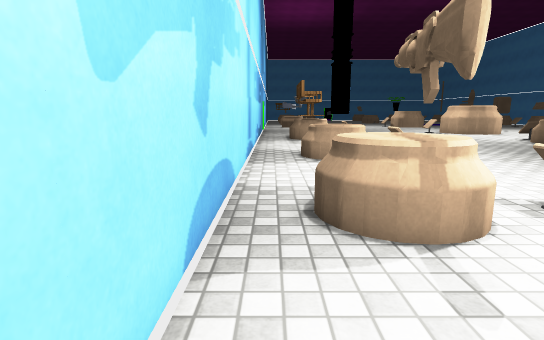
[1] (above)

24 first-person views from a walk through a scene from a Unity 3-D project. The camera is 1.2 m above the floor, tilts 10° down and sees 80° across. The floor is counted in squares, 0.65 m on a side. Each view is taken from the middle of a square. On the plan, view 1 faces up. The plan holds only what a view shows up to about 17 squares ahead; the rest is blank. The place goes on beyond the plan. The player is left out. Some surface patterns are stand-ins.

[2]
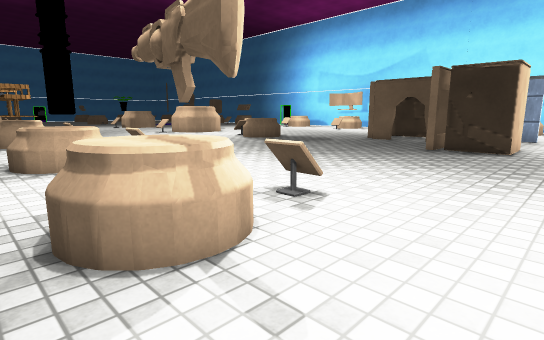

[3]
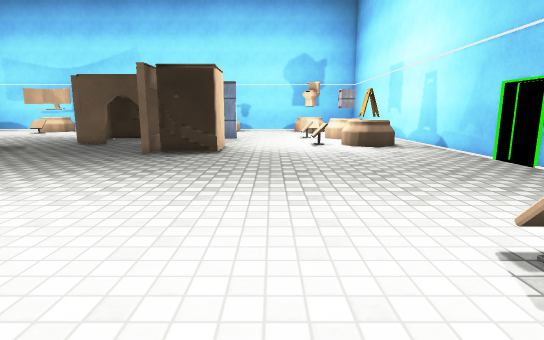

[4]
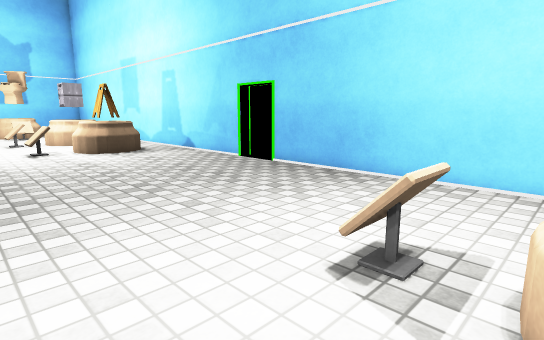

[5]
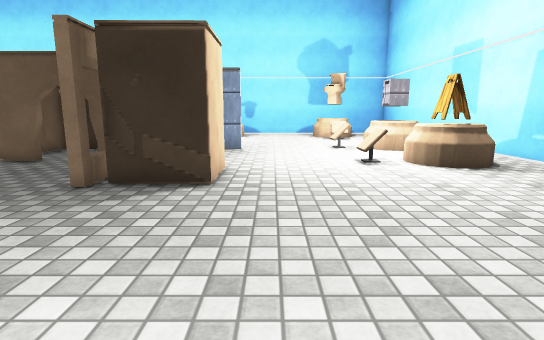

[6]
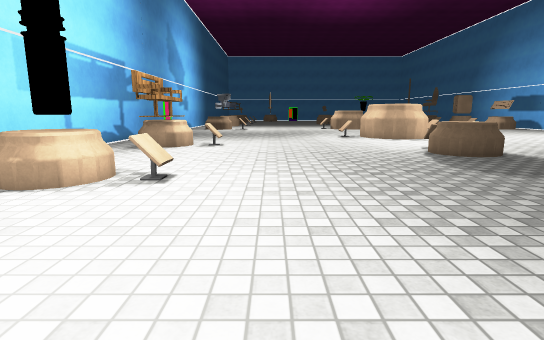

[7]
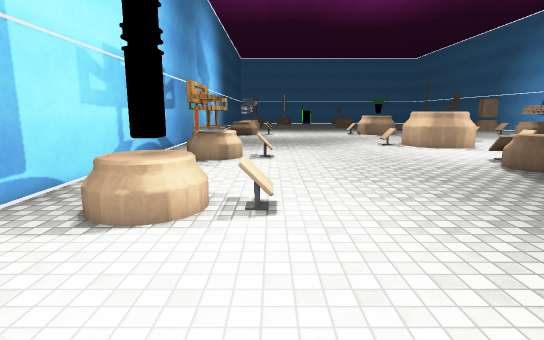

[8]
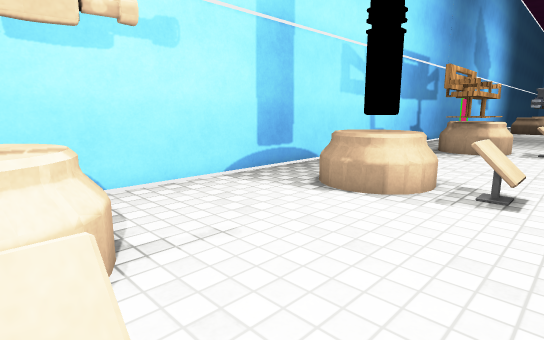

[9]
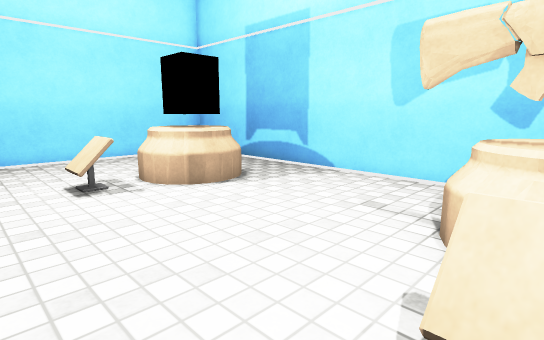

[10]
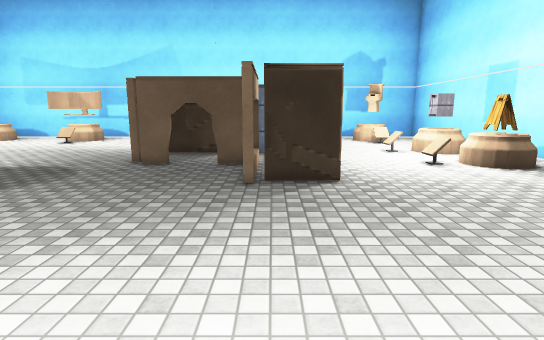

[11]
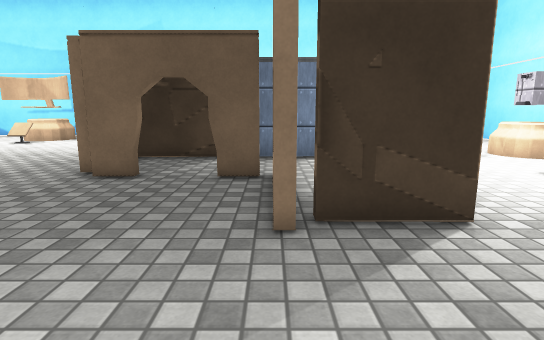

[12]
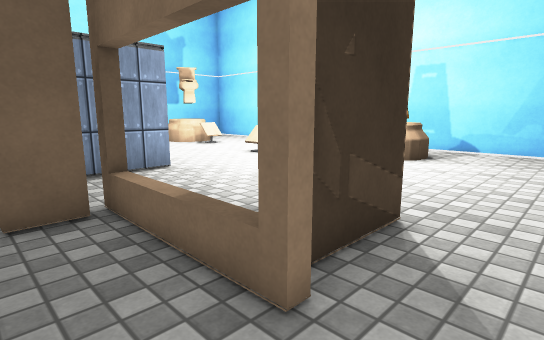

[13]
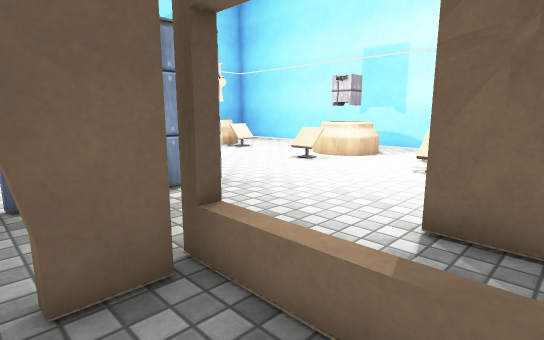

[14]
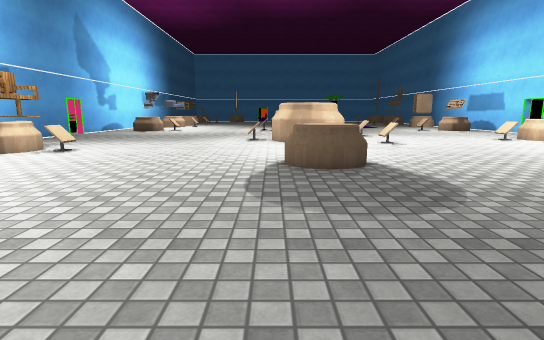

[15]
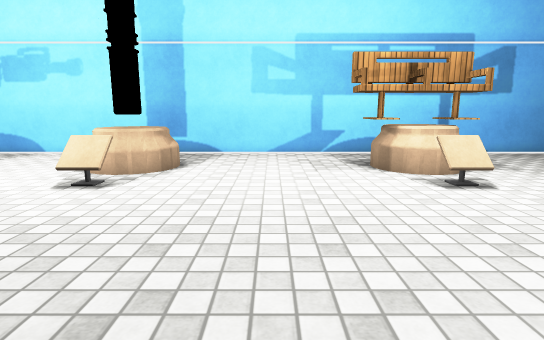

[16]
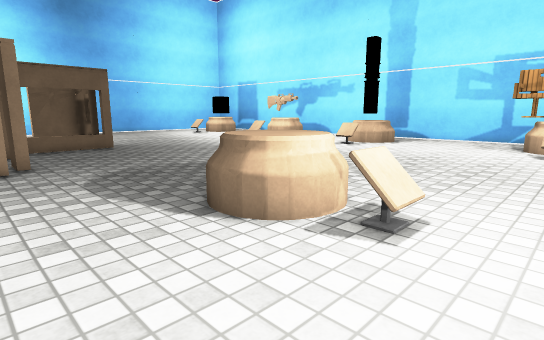

[17]
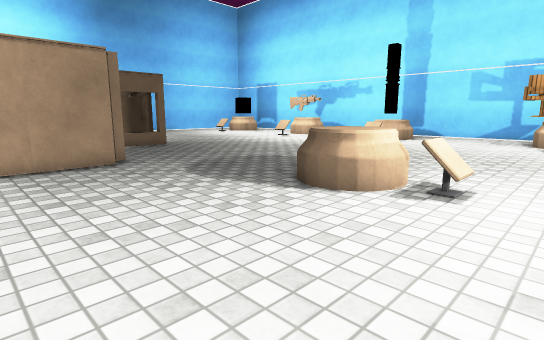

[18]
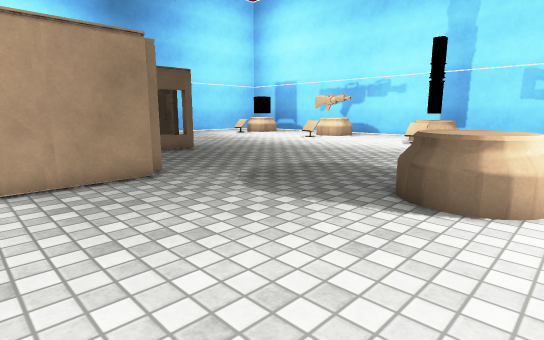

[19]
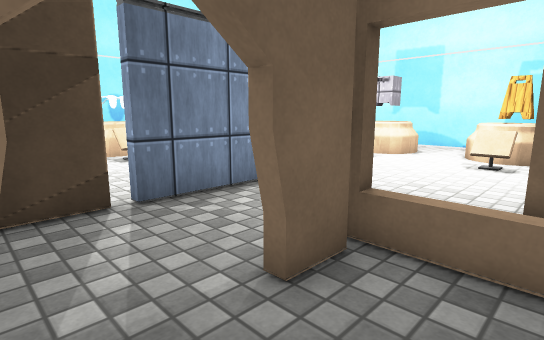

[20]
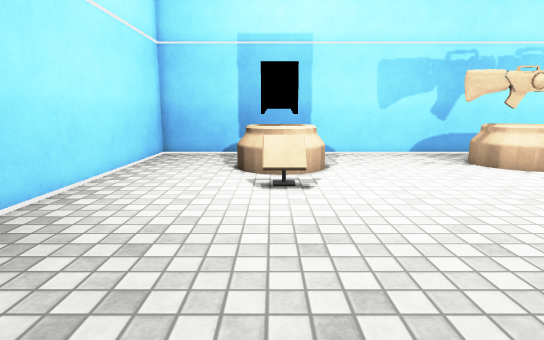

[21]
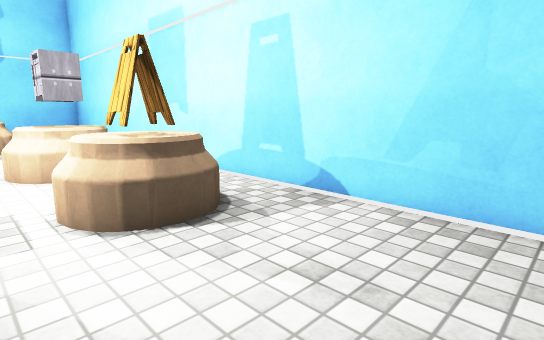

[22]
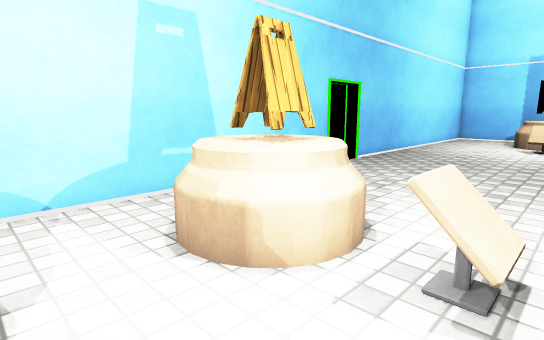

[23]
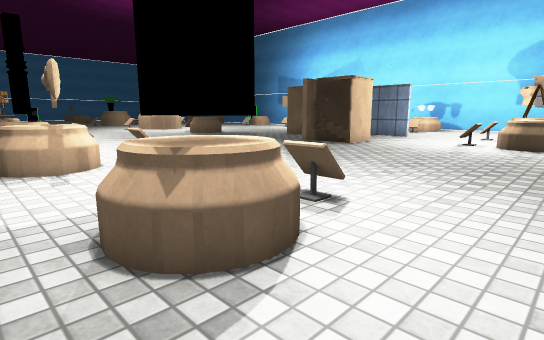

[24]
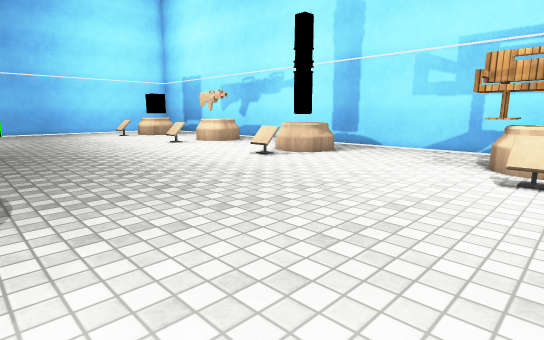

### Floor plan
Points are (right, up) in squares from view 1. A wall is a line through its corners. A room is listed if a view was taken in it or the views show most of it. See-through windows are left out.
Room 1 (views 1, 2, 3, 4, 5, 6, 7, 8, 9, 10, 11, 12, 13, 14, 15, 16, 17, 18, 19, 20, 21, 22, 23, 24)
walls: (16.8, 6.6) (16.8, 7) (17.2, 7); (17.6, 6.4) (17.6, 5.8); (18.2, 3.9) (19.9, 3.9); (21.2, 10.4) (21.2, 12.2) (21.6, 12.2); (21.6, 7.4) (21.2, 7.4) (21.2, 9.2); (19.9, 3.6) (17.3, 3.6) (17.3, 6.6); (21.8, 12.5) (21.8, 12.9) (25.4, 12.9); (15, -8.8) (15, -8.1) (26.5, -8.1); (-1, 25.5) (-1, -8.1) (13, -8.1) (13, -8.6)
ways out: opening at (21.5, 10); opening at (23.5, 9)
objects: other object (1, -4) to (4, -1); other object (1, 5) to (4, 7); other object (1, 13) to (4, 16); other object (1, 24); other object (2, -3) to (3, -2); rifle (2, 4) to (3, 6); other object (2, 22) to (4, 25); other object (3, 14); other object (4, 24); other object (5, -2); other object (5, 25); other object (17, 19) to (19, 22); other object (19, 22); other object (20, -6) to (23, -3); sign (21, -5) to (22, -4); other object (22, -2); other object (25, -6) to (26, -3); other object (25, 4) to (26, 8); other object (26, -5) to (26, -4)

Where each view was taken, in squares from view 1:
view 1: 0 up, 0 right, facing up
view 2: 1 up, 0 right, facing up-right
view 3: 1 up, 2 right, facing right
view 4: 1 up, 4 right, facing down-right
view 5: 2 up, 9 right, facing right
view 6: 5 up, 9 right, facing up
view 7: 6 up, 6 right, facing up
view 8: 6 up, 7 right, facing up-left
view 9: 6 up, 8 right, facing down-left
view 10: 6 up, 6 right, facing right
view 11: 7 up, 12 right, facing right
view 12: 9 up, 15 right, facing down-right
view 13: 9 up, 18 right, facing down-right
view 14: 8 up, 16 right, facing up
view 15: 19 up, 14 right, facing left
view 16: 25 up, 23 right, facing down-left
view 17: 25 up, 26 right, facing down-left
view 18: 22 up, 26 right, facing down-left
view 19: 11 up, 19 right, facing down-right
view 20: 3 down, 14 right, facing left
view 21: 2 down, 15 right, facing down-right
view 22: 1 down, 25 right, facing down-left
view 23: 7 down, 0 right, facing up-right
view 24: 25 up, 16 right, facing down-left
